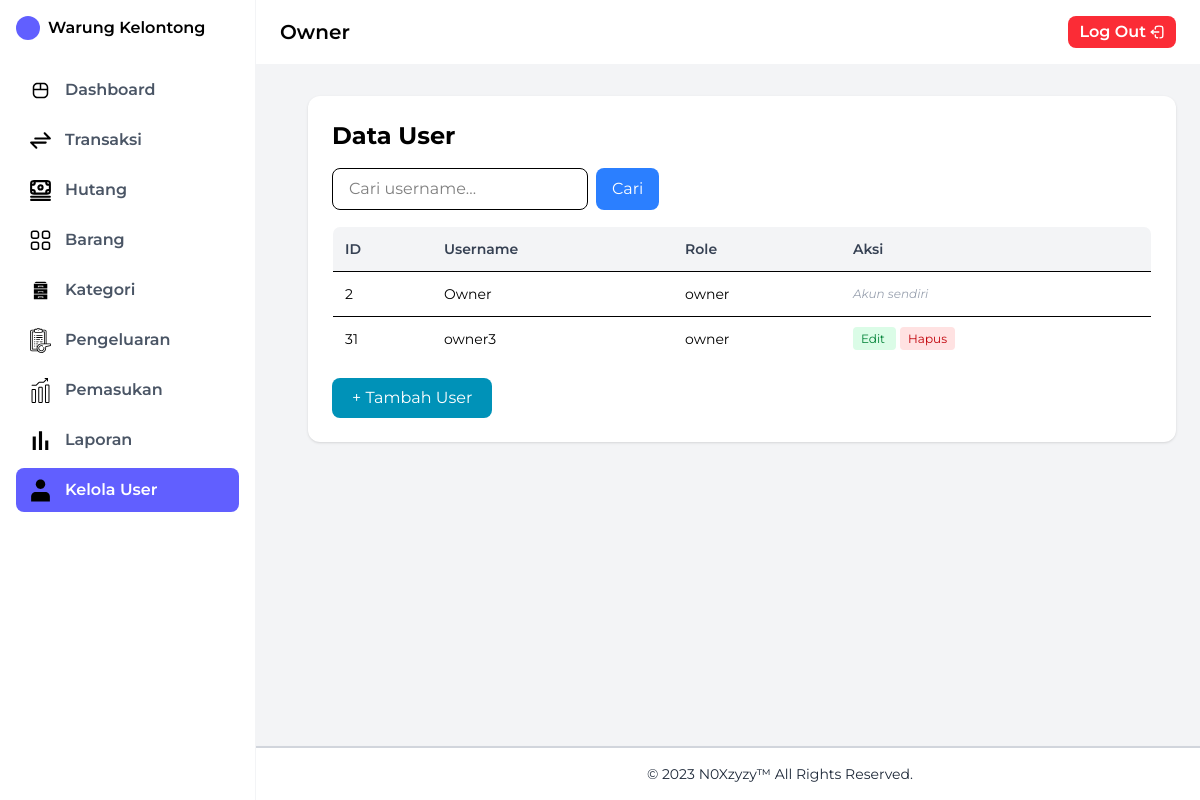
Page /Views/kelola_user.php (signed in) on the earlier database version.
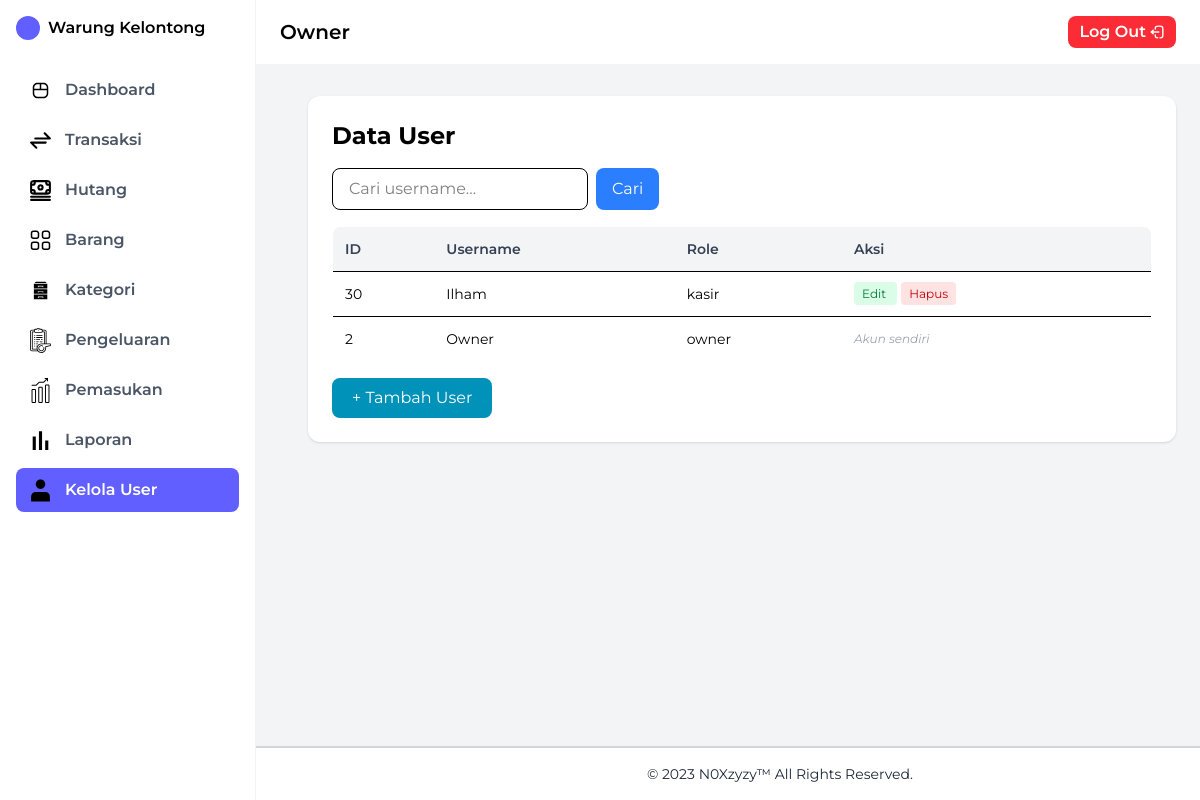
Same page on the later database version.
### tables this page shows
CREATE TABLE `users` (
  `id_user` int NOT NULL,
  `username` varchar(50) NOT NULL,
  `password` varchar(255) NOT NULL,
  `role` enum('owner','operator','kasir') NOT NULL
);

### Views/kelola_user.php (the view, shortened to what this page needs)
<?php
include '../Config/koneksi.php';
$search = isset($_GET['search']) ? $_GET['search'] : '';
if (!empty($search)) {
    $stmt = $conn->prepare("SELECT * FROM users WHERE username LIKE ? ORDER BY username ASC");
    $like = "%$search%";
    $stmt->bind_param("s", $like);
    $stmt->execute();
    $result = $stmt->get_result();
} else {
    $query = "SELECT * FROM users ORDER BY username ASC";
    $result = $conn->query($query);
}
include '../Layout/sidebar.php';
?>
<!DOCTYPE html>
<html lang="id">
<head>
    <script src="https://cdn.jsdelivr.net/npm/@tailwindcss/browser@4"></script>
</head>
<body class="bg-gray-100 h-screen flex">
<div class="flex-1 flex flex-col">
    <?php include '../Layout/header.php'; ?>
    <main class="p-6 pt-24 pl-32 flex-1">
        <div class="bg-white rounded-xl shadow p-6">
            <h1 class="text-2xl font-bold mb-4">Data User</h1>
            <form method="GET" class="mb-4">
                <div class="flex gap-2">
                    <input
                        class="w-64 px-4 py-2 border rounded-lg focus:ring-2 focus:ring-blue-400"
                        type="text"
                        name="search"
                        placeholder="Cari username..."
                        value="<?= htmlspecialchars($search) ?>"
                    >
                    <button class="px-4 py-2 bg-blue-500 text-white rounded-lg hover:bg-blue-600">
                        Cari
                    </button>
                </div>
            </form>
            <div class="overflow-x-auto">
                <table class="w-full border border-gray-200 rounded-lg overflow-hidden">
                    <thead class="bg-gray-100">
                        <tr>
                            <th class="p-3 text-left text-sm font-semibold text-gray-700">ID</th>
                            <th class="p-3 text-left text-sm font-semibold text-gray-700">Username</th>
                            <th class="p-3 text-left text-sm font-semibold text-gray-700">Role</th>
                            <th class="p-3 text-left text-sm font-semibold text-gray-700">Aksi</th>
                        </tr>
                    </thead>
                    <tbody>
                        <?php if ($result->num_rows > 0): ?>
                            <?php while ($row = $result->fetch_assoc()): ?>
                                <tr class="border-t hover:bg-gray-50">
                                    <td class="p-3 text-sm"><?= $row['id_user'] ?></td>
                                    <td class="p-3 text-sm"><?= $row['username'] ?></td>
                                    <td class="p-3 text-sm"><?= $row['role'] ?></td>
                                    <td class="p-3 text-sm space-x-1">
                                        <?php if ($row['username'] != $_SESSION['username']): ?>
                                            <a href="editUser.php?id_user=<?= $row['id_user'] ?>"
                                               class="px-2 py-1 text-xs bg-green-100 text-green-700 rounded">
                                                Edit
                                            </a>
                                            <a href="hapusUser.php?id_user=<?= $row['id_user'] ?>"
                                               onclick="return confirm('Yakin ingin menghapus user ini?')"
                                               class="px-2 py-1 text-xs bg-red-100 text-red-700 rounded">
                                                Hapus
                                            </a>
                                        <?php else: ?>
                                            <span class="text-gray-400 text-xs italic">Akun sendiri</span>
                                        <?php endif; ?>
                                    </td>
                                </tr>
                            <?php endwhile; ?>
                        <?php endif; ?>
                    </tbody>
                </table>
            </div>
            <div class="mt-4">
                <a href="tambahUser.php"
                   class="inline-block px-5 py-2 bg-cyan-600 text-white rounded-lg hover:bg-cyan-700">
                    + Tambah User
                </a>
            </div>
        </div>
    </main>
</div>
</body>
</html>
<?php include '../Layout/footer.php'; ?>

### Layout/sidebar.php (shortened to what this page needs)
<?php $current = basename($_SERVER['PHP_SELF']); ?>
<div class="border border-r border-gray-100 flex h-full w-45">
    <aside class="fixed top-0 left-0 h-full w-64 bg-white border-r border-gray-100 p-4 z-30">
        <div>
            <div class="mb-7 flex items-center space-x-2">
                <div class="w-6 h-6 bg-indigo-500 rounded-full"></div>
                <span class="font-semibold">Warung Kelontong</span>
            </div>
            <nav class="space-y-1.5 text-2md font-semibold leading-7">
                <a href="../Views/dashboard.php"
                class="flex items-center space-x-3 px-3 py-2 rounded-lg hover:bg-indigo-200
                <?php echo ($current == 'dashboard.php') ? 'bg-indigo-500 text-white' : 'text-gray-600 hover:text-indigo-600'; ?>">
                    <span></span><span>Dashboard</span>
                </a>
                <a href="../Views/transaksi.php"
                class="flex items-center space-x-3 px-3 py-2 rounded-lg hover:bg-indigo-200
                <?php echo ($current == 'transaksi.php') ? 'bg-indigo-500 text-white' : 'text-gray-600 hover:text-indigo-600'; ?>">
                    <span></span><span>Transaksi</span>
                </a>
                <a href="../Views/hutang.php"
                class="flex items-center space-x-3 px-3 py-2 rounded-lg hover:bg-indigo-200
                <?php echo ($current == 'hutang.php') ? 'bg-indigo-500 text-white' : 'text-gray-600 hover:text-indigo-600'; ?>">
                    <span></span><span>Hutang</span>
                </a>
                <?php if (isset($_SESSION['id_user']) && ($_SESSION['role'] === 'owner' || $_SESSION['role'] === 'operator')) { ?>
                <a href="../Views/barang.php"
                class="flex items-center space-x-3 px-3 py-2 rounded-lg hover:bg-indigo-200
                <?php echo ($current == 'barang.php') ? 'bg-indigo-500 text-white' : 'text-gray-600 hover:text-indigo-600'; ?>">
                    <span></span><span>Barang</span>
                </a>
                <?php } ?>
                <?php if (isset($_SESSION['id_user']) && ($_SESSION['role'] === 'owner' || $_SESSION['role'] === 'operator')) { ?>
                <a href="../Views/kategori.php"
                class="flex items-center space-x-3 px-3 py-2 rounded-lg hover:bg-indigo-200
                <?php echo ($current == 'kategori.php') ? 'bg-indigo-500 text-white' : 'text-gray-600 hover:text-indigo-600'; ?>">
                    <span></span><span>Kategori</span>
                </a>
                <?php } ?>
                <a href="../Views/pengeluaran.php"
                class="flex items-center space-x-3 px-3 py-2 rounded-lg hover:bg-indigo-200
                <?php echo ($current == 'pengeluaran.php') ? 'bg-indigo-500 text-white' : 'text-gray-600 hover:text-indigo-600'; ?>">
                    <span></span><span>Pengeluaran</span>
                </a>
                <a href="../Views/pemasukan.php"
                class="flex items-center space-x-3 px-3 py-2 rounded-lg hover:bg-indigo-200
                <?php echo ($current == 'pemasukan.php') ? 'bg-indigo-500 text-white' : 'text-gray-600 hover:text-indigo-600'; ?>">
                    <span></span><span>Pemasukan</span>
                </a>
                <a href="../Views/laporan.php"
                class="flex items-center space-x-3 px-3 py-2 rounded-lg hover:bg-indigo-200
                <?php echo ($current == 'laporan.php') ? 'bg-indigo-500 text-white' : 'text-gray-600 hover:text-indigo-600'; ?>">
                    <span></span><span>Laporan</span>
                </a>
                <?php if (isset($_SESSION['id_user']) && $_SESSION['role'] === 'owner') { ?>
                <a href="../Views/kelola_user.php"
                class="flex items-center space-x-3 px-3 py-2 rounded-lg hover:bg-indigo-200
                <?php echo ($current == 'kelola_user.php') ? 'bg-indigo-500 text-white' : 'text-gray-600 hover:text-indigo-600'; ?>">
                    <span></span><span>Kelola User</span>
                </a>
                <?php } ?>
            </nav>
        </div>
    </aside>
</div>

### Layout/header.php (shortened to what this page needs)
<header
    class="fixed top-0 left-64 right-0 z-20
           bg-white border-b border-gray-100
           flex justify-between items-center
           px-6 py-4">
    <span class="text-xl font-semibold">
        <?= htmlspecialchars($_SESSION['username'] ?? 'Guest'); ?>
    </span>
    <a class="flex gap-1 items-center justify-between rounded-lg px-3 py-1 bg-red-500 hover:bg-white hover:text-red-500 text-white font-semibold" onclick="return confirm('Yakin ingin keluar?')" href="../Config/logout.php">
        Log Out
    </a>
</header>

### Layout/footer.php
<footer class="ms-45 fixed bottom-0 left-0 w-full bg-white border-t-2 border-gray-300 shadow-lg dark:bg-gray-50">
    <div class="mx-auto max-w-screen-xl p-4 flex justify-center items-center">
        <span class="text-sm text-gray-800 text-center">
            © 2023 N0Xzyzy™ All Rights Reserved.
        </span>
    </div>
</footer>

### Views/kelola_user.php (style rules this page uses)
body { font-family: 'Montserrat', sans-serif; }

Differences in the rows shown:
removed users: id_user "31", username "owner3", role "owner"
added users: id_user "30", username "Ilham", role "kasir"
